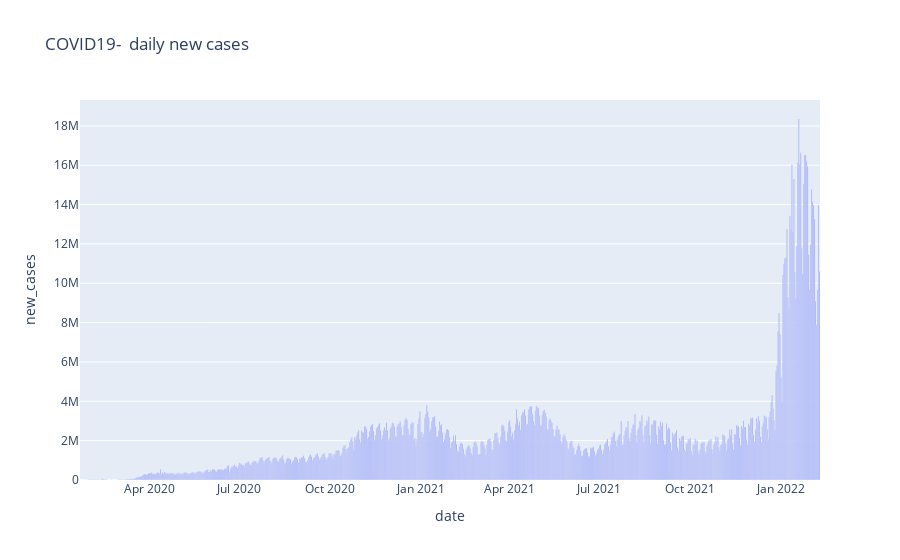

This figure's notebook cell:
### Code cell
fig = px.bar(full_,x='date', y='new_cases', orientation='v',title = "COVID19-  daily new cases",
             labels=dict(x="Date", y="Count"))
fig.show()

### Figure 1 — Plotly figure (JSON) as saved in the notebook; plotly's stock layout.template omitted (floating-point values rounded to 4 significant figures; data arrays with more than 128 entries replaced by an {"elided": "..."} marker saying what was removed)
{"data": [{"alignmentgroup": "True", "hovertemplate": "date=%{x}<br>new_cases=%{y}<extra></extra>", "legendgroup": "", "marker": {"color": "#636efa", "pattern": {"shape": ""}}, "name": "", "offsetgroup": "", "orientation": "v", "showlegend": false, "textposition": "auto", "type": "bar", "x": {"elided": "750 str values"}, "xaxis": "x", "y": {"elided": "750 int values"}, "yaxis": "y"}], "layout": {"barmode": "relative", "legend": {"tracegroupgap": 0}, "title": {"text": "COVID19-  daily new cases"}, "xaxis": {"anchor": "y", "domain": [0, 1], "title": {"text": "date"}}, "yaxis": {"anchor": "x", "domain": [0, 1], "title": {"text": "new_cases"}}}}
